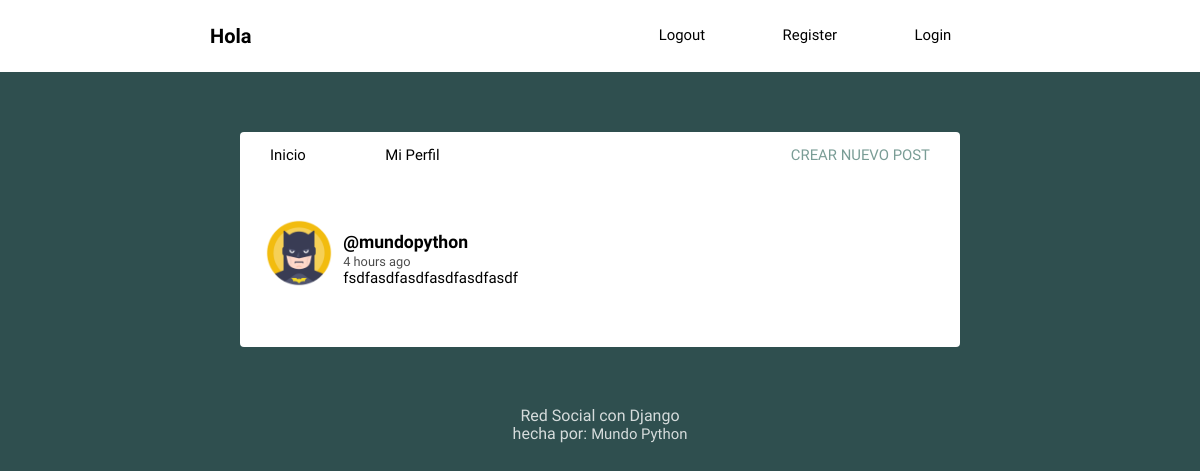
The app's page /, older data.
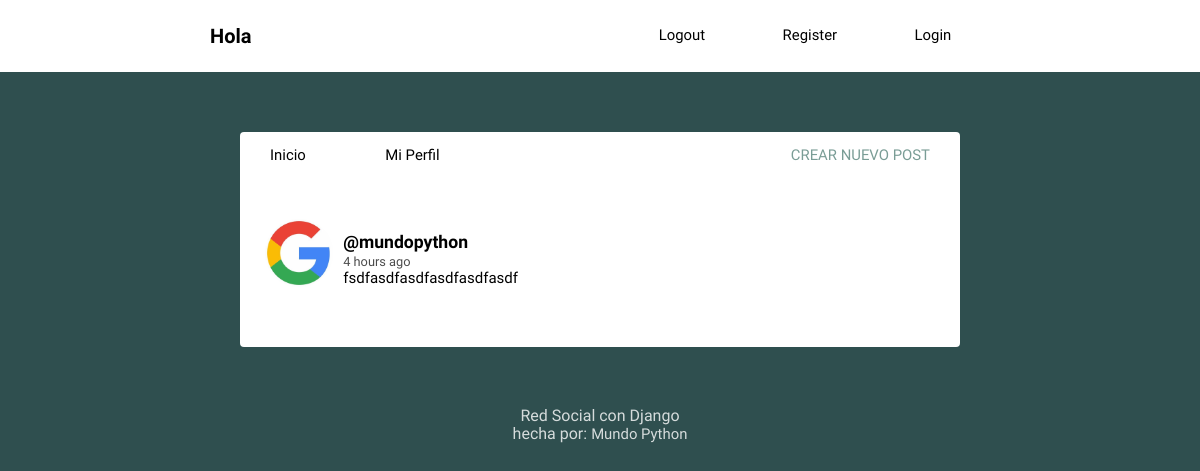
The same page, newer data.
### red_social/social/models.py (models this page shows, shortened)
class Post(models.Model):
    user = models.ForeignKey(User, on_delete=models.CASCADE, related_name='posts')
    timestamp = models.DateTimeField(default=timezone.now)
    content = models.TextField()
    class Meta:
        ordering = ['-timestamp']

class Profile(models.Model):
    user = models.OneToOneField(User, on_delete=models.CASCADE) #relaciona tablas similar a symfony o hibernate
    image = models.ImageField(default='default.png')

### red_social/social/views.py (the view)
# urls.py: path('', views.feed, name='feed'),
def feed(request):
    posts = Post.objects.all()
    context = {
        'posts': posts
    }
    return render(request, 'social/feed.html', context)

### red_social/social/templates/social/feed.html (shortened to what this page needs)
{% extends 'social/layout.html' %}
{% load humanize %}
{% block content %}
    {% for post in posts %}
    <article>
        <div class="container-article">
            <img src="{{ post.user.profile.image.url }}">
            <div>
                <h2 class="username"><a href="#">@{{ post.user.username }}</a></h2>
                <time data-time="#">{{ post.timestamp|naturaltime }}</time>
                <div class="post">{{ post.content }}</div>
            </div>
        </div>
    </article>
    {% endfor %}
{% endblock %}

Row changes from the older to the newer data that the page shows:
changed through a linked row, Post "fsdfasdfasdfasdfasdfasdf": user.profile.image: a different picture
